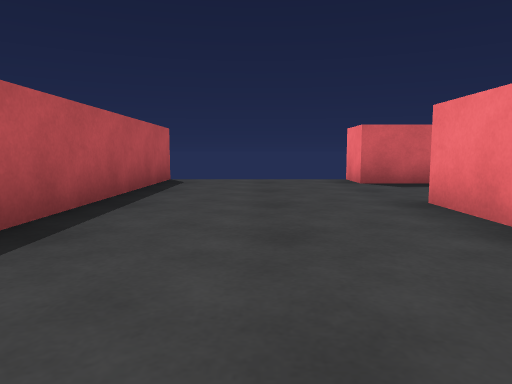
view 1 (above)

12 first-person views from a walk through a Unity game level. The camera is 0.51 m above the floor, tilts 6° down and sees 70° across. The floor is counted in squares, 1 m on a side. Each view is taken from the middle of a square. On the plan, view 1 faces up. The plan holds only what a view shows up to about 9 squares ahead; the rest is blank. The player character is not drawn.

view 2
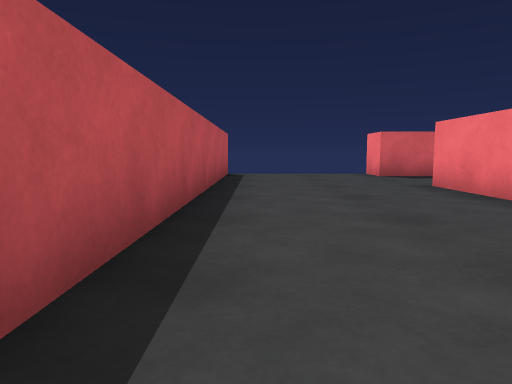

view 3
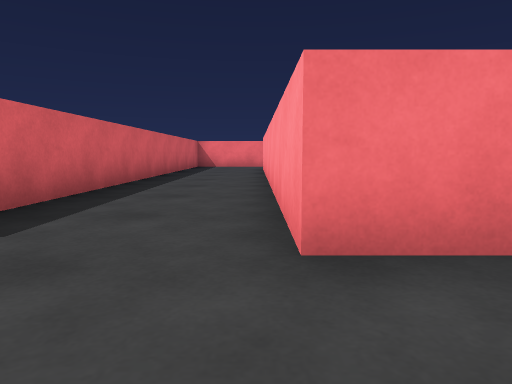

view 4
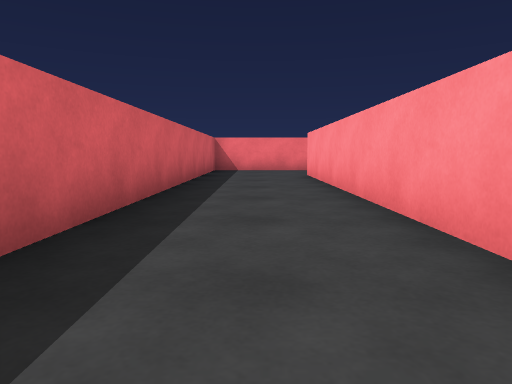

view 5
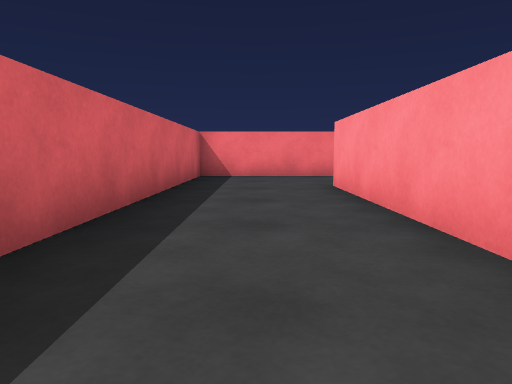

view 6
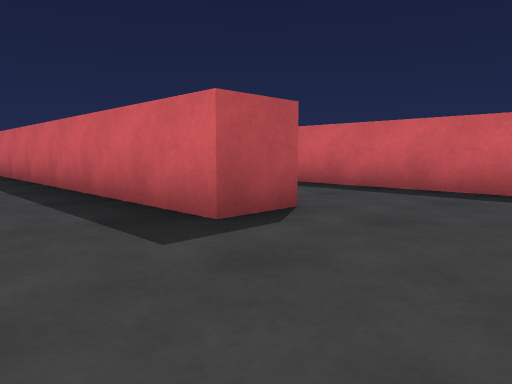

view 7
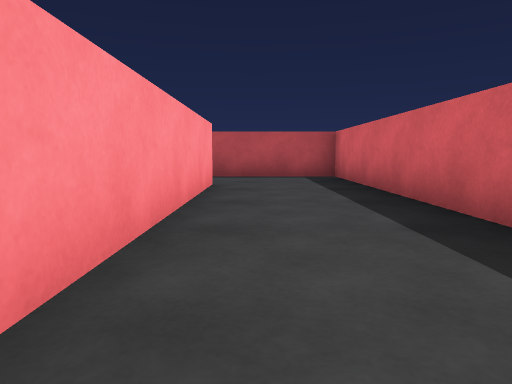

view 8
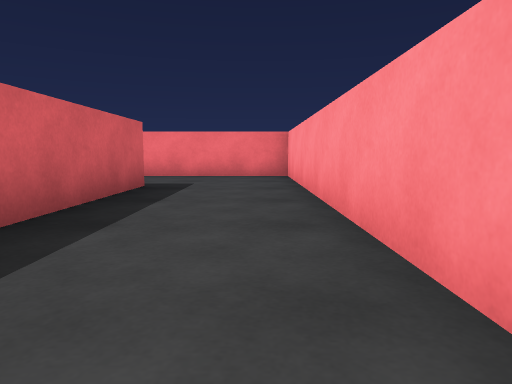

view 9
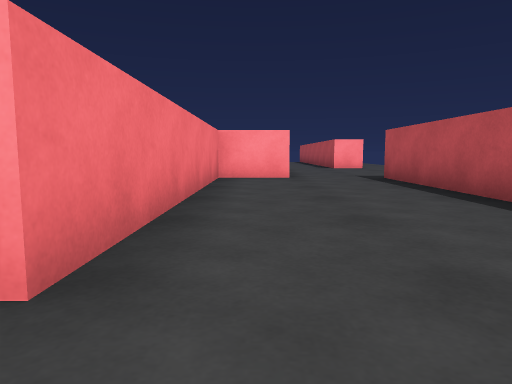

view 10
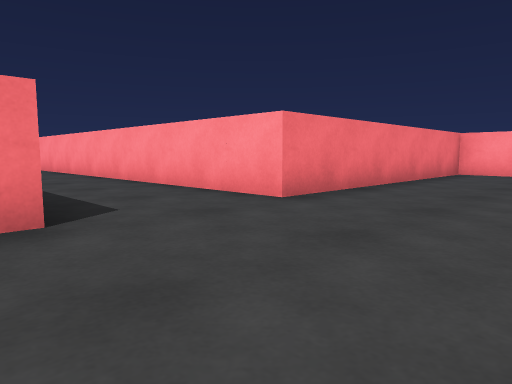

view 11
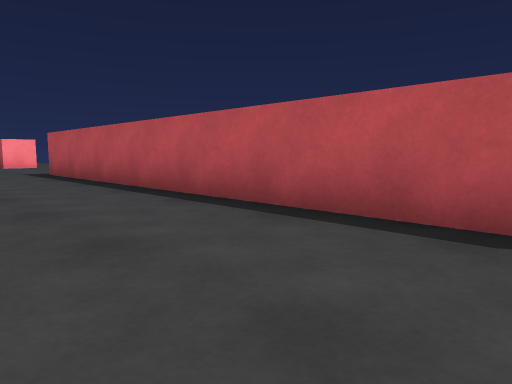

view 12
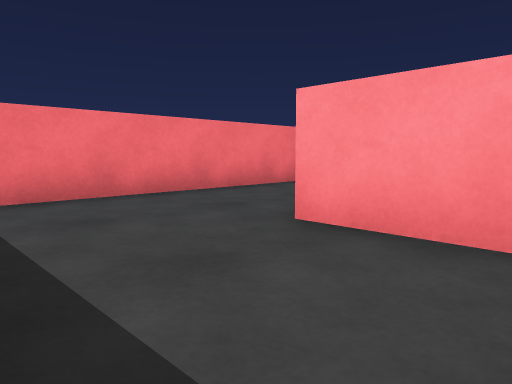

### Floor plan
Points are (right, up) in squares from view 1. A wall is a line through its corners. A room is listed if a view was taken in it or the views show most of it. See-through windows are left out.
Room 1 (views 1, 3, 4, 5, 6, 7, 8, 9, 10, 11, 12)
walls: (4.9, 0.3) (14.3, 0.3) (14.3, 6.3) (1.8, 6.3) (1.8, 7.4); (1.8, -1.5) (1.8, 3.8) (11.8, 3.8) (11.8, 2.8) (2.8, 2.8) (2.8, 0); (-1.7, 7.4) (-1.7, -1.6)
ways out: opening at (0, -2) to room 2; opening at (4, 0)
Room 2 (view 2)
walls: (-1.7, -1.6) (-1.7, -2.8); (0.2, -2.7) (1.8, -2.7) (1.8, -1.5)
ways out: opening at (0, -2) to room 1

Where each view was taken, in squares from view 1:
view 1: 0 up, 0 right, facing up
view 2: 2 down, 1 left, facing up
view 3: 4 up, 0 right, facing right
view 4: 5 up, 3 right, facing right
view 5: 5 up, 6 right, facing right
view 6: 1 up, 14 right, facing up-left
view 7: 1 up, 11 right, facing left
view 8: 1 up, 6 right, facing right
view 9: 5 up, 1 right, facing down
view 10: 7 up, 1 left, facing down-right
view 11: 7 up, 1 right, facing down-left
view 12: 6 up, 10 right, facing down-right
